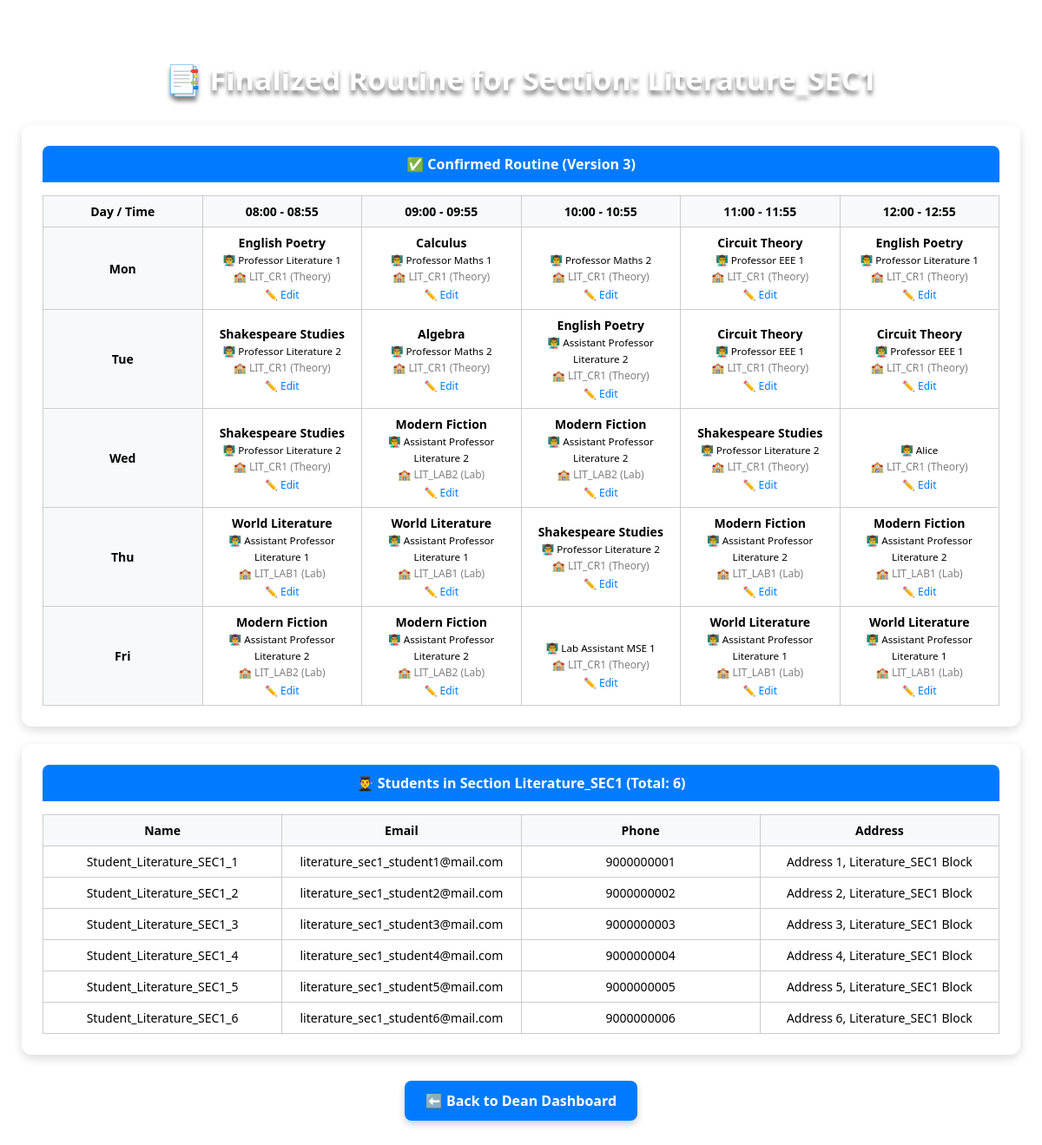
Screenshot of /show_routine/1/1 with the database file from the repository.
### application/models.py (models this page shows, shortened)
class Section(db.Model):
    __tablename__ = 'section'
    id = db.Column(db.Integer, primary_key=True, autoincrement=True)
    name = db.Column(db.String(10), nullable=False)
    department_id = db.Column(db.Integer, db.ForeignKey('department.id', ondelete="CASCADE"), nullable=False)
    selected_routine = db.Column(db.String(10), nullable=True)
    batch_id = db.Column(db.Integer, db.ForeignKey('batch.id', ondelete="CASCADE"), nullable=True)
    students = db.relationship('Student', backref='section', cascade="all, delete-orphan", passive_deletes=True)
    routines = db.relationship('Routine', backref='section', cascade="all, delete-orphan", passive_deletes=True)
    __table_args__ = (
        db.UniqueConstraint('name', 'department_id', name='uq_section_department'),
    )

class Routine(db.Model):
    __tablename__ = 'routine'
    id = db.Column(db.Integer, primary_key=True, autoincrement=True)
    section_id = db.Column(db.Integer, db.ForeignKey('section.id'), nullable=False)
    version = db.Column(db.Integer, nullable=False, default=1)
    finalized = db.Column(db.Boolean, default=False)
    slots = db.relationship('RoutineSlot', back_populates='routine', cascade="all, delete-orphan")

class Subject(db.Model):
    __tablename__ = 'subject'
    id = db.Column(db.Integer, primary_key=True, autoincrement=True)
    name = db.Column(db.String(100), nullable=False)
    distribution_type = db.Column(db.String(20), default="mixed")
    department_id = db.Column(db.Integer, db.ForeignKey('department.id'), nullable=False)
    credits = db.Column(db.Integer, nullable=False, default=3)   # credit system
    theory_hours = db.Column(db.Integer, nullable=False, default=0)  # derived from credits
    lab_hours = db.Column(db.Integer, nullable=False, default=0)     # derived from credits
    weekly_classes = db.Column(db.Integer, nullable=False, default=3)  # total slots
    routine_slots = db.relationship('RoutineSlot', back_populates='subject')
    teacher_assocs = db.relationship("TeacherSubject", back_populates="subject", cascade="all, delete-orphan")
    teachers = association_proxy("teacher_assocs", "teacher")

class User(db.Model):
    __tablename__='user'
    id = db.Column(db.Integer, primary_key=True, autoincrement=True)
    name = db.Column(db.String(100), nullable=False)
    email = db.Column(db.String(100), unique=True, nullable=False)
    password = db.Column(db.String(255), nullable=False)
    phone = db.Column(db.String(15), unique=True, nullable=False)
    address = db.Column(db.String(255))
    student = db.relationship("Student", back_populates="user", uselist=False, cascade="all, delete-orphan")
    teacher = db.relationship("Teacher", back_populates="user", uselist=False, cascade="all, delete-orphan")
    roles= db.relationship('UserRole', back_populates='user', cascade='all, delete-orphan')

class ClassRoom(db.Model):
    __tablename__ = 'classroom'
    id = db.Column(db.Integer, primary_key=True)
    name = db.Column(db.String(100), nullable=False, unique=True)
    capacity = db.Column(db.Integer, nullable=False, default=30)
    is_lab = db.Column(db.Boolean, default=False, nullable=False)
    department_id = db.Column(db.Integer, db.ForeignKey('department.id'), nullable=False)
    batches = db.relationship('Batch', backref='classroom', cascade="all, delete-orphan", passive_deletes=True)
    students = db.relationship('Student', backref='classroom', cascade="all, delete-orphan", passive_deletes=True)
    teachers = db.relationship('Teacher', backref='classroom', cascade="all, delete-orphan", passive_deletes=True)

class Student(db.Model):
    __tablename__ = 'student'
    id = db.Column(db.Integer, primary_key=True, autoincrement=True)
    uid = db.Column(db.Integer, db.ForeignKey('user.id'), nullable=False)
    department_id = db.Column(db.Integer, db.ForeignKey('department.id'), nullable=False)
    section_id = db.Column(db.Integer, db.ForeignKey('section.id'), nullable=False)
    classroom_id = db.Column(db.Integer, db.ForeignKey('classroom.id'), nullable=False)
    user = db.relationship(
        "User",
        back_populates="student"
    )
    batch_id = db.Column(db.Integer, db.ForeignKey('batch.id'))
    batch = db.relationship('Batch', backref='students')
    extra_subjects_assoc = db.relationship(
        "StudentExtraSubject",
        back_populates="student",
        cascade="all, delete-orphan"
    )
    extra_subjects = association_proxy(
        'extra_subjects_assoc',
        'extra_subject'
    )

### app.py (the view, shortened to what this page needs)
@app.route("/show_routine/<int:section_id>/<int:batch_id>")
def show_routine(section_id, batch_id):
    section = Section.query.get_or_404(section_id)
    routine = Routine.query.filter_by(section_id=section.id, finalized=True).first()
    dean_role = Role.query.filter_by(name="Dean").first()
    dean = (
        Teacher.query.join(User, User.id == Teacher.uid)
        .join(UserRole, UserRole.uid == User.id)
        .filter(UserRole.rid == dean_role.id)
        .first()
    )
    students = Student.query.filter_by(section_id=section.id, batch_id=batch_id).all()
    return render_template(
        "show_routine.html",
        section=section,
        routine=routine,
        dean=dean,
        students=students
    )

### templates/show_routine.html (shortened to what this page needs)
<!DOCTYPE html>
<html lang="en">
<head>
</head>
<body>
    <h2>📑 Finalized Routine for Section: {{ section.name }}</h2>
    {% set days = ['Mon','Tue','Wed','Thu','Fri'] %}
    {% if section.batch and section.batch.name.lower() == "morning" %}
        {% set periods = [
            "08:00 - 08:55",
            "09:00 - 09:55",
            "10:00 - 10:55",
            "11:00 - 11:55",
            "12:00 - 12:55"
        ] %}
    {% else %}
        {% set periods = [
            "14:00 - 14:55",
            "15:00 - 15:55",
            "16:00 - 16:55",
            "17:00 - 17:55",
            "18:00 - 18:55"
        ] %}
    {% endif %}
    {% if routine %}
    <div class="card">
        <div class="card-header">
            ✅ Confirmed Routine (Version {{ routine.version }})
        </div>
        <div class="card-body">
            <div class="table-responsive">
                <table>
                    <thead>
                        <tr>
                            <th>Day / Time</th>
                            {% for p in periods %}
                                <th>{{ p }}</th>
                            {% endfor %}
                        </tr>
                    </thead>
                    <tbody>
                        {% for d in days %}
                        <tr>
                            <th>{{ d }}</th>
                            {% for pnum in range(1, periods|length + 1) %}
                                {% set slot = routine.slots
                                                | selectattr("day", "equalto", d)
                                                | selectattr("period", "equalto", pnum)
                                                | first %}
                                {% if slot %}
                                    {% if "Lunch" in periods[pnum-1] %}
                                        <td class="lunch">🍴 Lunch Break</td>
                                    {% elif "Games" in periods[pnum-1] or "Dinner" in periods[pnum-1] %}
                                        <td class="games">🏏 {{ periods[pnum-1].split("(")[-1].replace(")","") }}</td>
                                    {% else %}
                                        <td>
                                            <strong>{{ slot.subject.name }}</strong><br>
                                            {% if slot.teacher %}
                                                <small>👨‍🏫 {{ slot.teacher.user.name }}</small><br>
                                            {% endif %}
                                            {% if slot.classroom %}
                                                <span style="font-size: 12px; color: gray;">
                                                    🏫 {{ slot.classroom.name }}
                                                    {% if slot.classroom.is_lab %}
                                                        (Lab)
                                                    {% else %}
                                                        (Theory)
                                                    {% endif %}
                                                </span><br>
                                            {% endif %}
                                            <a href="{{ url_for('edit_routine_slot', slot_id=slot.id) }}" class="edit-link">✏️ Edit</a>
                                        </td>
                                    {% endif %}
                                {% else %}
                                    <td></td>
                                {% endif %}
                            {% endfor %}
                        </tr>
                        {% endfor %}
                    </tbody>
                </table>
            </div>
        </div>
    </div>
    {% endif %}
    {% if students %}
    <div class="card">
        <div class="card-header">
            👨‍🎓 Students in Section {{ section.name }} (Total: {{ students|length }})
        </div>
        <div class="card-body">
            <div class="table-responsive">
                <table>
                    <thead>
                        <tr>
                            <th>Name</th>
                            <th>Email</th>
                            <th>Phone</th>
                            <th>Address</th>
                        </tr>
                    </thead>
                    <tbody>
                        {% for student in students %}
                        <tr>
                            <td>{{ student.user.name }}</td>
                            <td>{{ student.user.email }}</td>
                            <td>{{ student.user.phone }}</td>
                            <td>{{ student.user.address }}</td>
                        </tr>
                        {% endfor %}
                    </tbody>
                </table>
            </div>
        </div>
    </div>
    {% endif %}
    <a href="/deandashboard/{{ dean.id }}" class="back-btn">⬅️ Back to Dean Dashboard</a>
</body>
</html>

### templates/show_routine.html (style rules this page uses)
body { font-family: 'Segoe UI', Tahoma, Geneva, Verdana, sans-serif; background: url("/static/pic.jpeg") no-repeat center center/cover; margin: 0; padding: 40px 20px; }
h2 { color: #fff; font-size: 34px; margin-bottom: 30px; text-shadow: 0 5px 5px rgba(0,0,0,0.5); text-align: center; }
.card { background: rgba(255, 255, 255, 0.95); border-radius: 12px; padding: 24px; margin: 20px auto; width: 95%; max-width: 1300px; box-shadow: 0 4px 12px rgba(0,0,0,0.15); }
.card-header { font-weight: bold; color: #fff; background: #007BFF; padding: 10px; border-radius: 8px 8px 0 0; text-align: center; }
table { width: 100%; border-collapse: collapse; margin-top: 15px; table-layout: fixed; }
th, td { border: 1px solid #ccc; padding: 8px; text-align: center; font-size: 14px; word-wrap: break-word; }
th { background: #f8f9fa; }
.back-btn { display: block; width: fit-content; margin: 30px auto; padding: 12px 24px; background: #007BFF; color: white; text-decoration: none; font-weight: bold; border-radius: 8px; box-shadow: 0 4px 8px rgba(0,0,0,0.2); transition: background 0.3s ease, transform 0.2s ease; }
.edit-link { font-size: 12px; color: #007BFF; text-decoration: none; display: inline-block; margin-top: 4px; }

### rows the page displays
Section: name "Literature_SEC1"
Routine: version "3"
Subject: subject.name "English Poetry" "English Poetry" "English Poetry"
User: teacher.user.name "Professor Literature 1" "Professor Literature 1"
ClassRoom: classroom.name "LIT_CR1" "LIT_CR1" "LIT_CR1" "LIT_CR1" "LIT_CR1" "LIT_CR1" "LIT_CR1" "LIT_CR1" "LIT_CR1" "LIT_CR1" "LIT_CR1" "LIT_CR1" "LIT_CR1" "LIT_CR1" "LIT_CR1"
Subject: subject.name "Calculus"
User: teacher.user.name "Professor Maths 1"
User: teacher.user.name "Professor Maths 2" "Professor Maths 2"
Subject: subject.name "Circuit Theory" "Circuit Theory" "Circuit Theory"
User: teacher.user.name "Professor EEE 1" "Professor EEE 1" "Professor EEE 1"
Subject: subject.name "Shakespeare Studies" "Shakespeare Studies" "Shakespeare Studies" "Shakespeare Studies"
User: teacher.user.name "Professor Literature 2" "Professor Literature 2" "Professor Literature 2" "Professor Literature 2"
Subject: subject.name "Algebra"
User: teacher.user.name "Assistant Professor Literature 2" "Assistant Professor Literature 2" "Assistant Professor Literature 2" "Assistant Professor Literature 2" "Assistant Professor Literature 2" "Assistant Professor Literature 2" "Assistant Professor Literature 2"
Subject: subject.name "Modern Fiction" "Modern Fiction" "Modern Fiction" "Modern Fiction" "Modern Fiction" "Modern Fiction"
ClassRoom: classroom.name "LIT_LAB2" "LIT_LAB2" "LIT_LAB2" "LIT_LAB2"
User: teacher.user.name "Alice"
Subject: subject.name "World Literature" "World Literature" "World Literature" "World Literature"
User: teacher.user.name "Assistant Professor Literature 1" "Assistant Professor Literature 1" "Assistant Professor Literature 1" "Assistant Professor Literature 1"
ClassRoom: classroom.name "LIT_LAB1" "LIT_LAB1" "LIT_LAB1" "LIT_LAB1" "LIT_LAB1" "LIT_LAB1"
User: teacher.user.name "Lab Assistant MSE 1"
Student: user.name "Student_Literature_SEC1_1", user.email "literature_sec1_student1@mail.com", user.phone "9000000001", user.address "Address 1, Literature_SEC1 Block"
Student: user.name "Student_Literature_SEC1_2", user.email "literature_sec1_student2@mail.com", user.phone "9000000002", user.address "Address 2, Literature_SEC1 Block"
Student: user.name "Student_Literature_SEC1_3", user.email "literature_sec1_student3@mail.com", user.phone "9000000003", user.address "Address 3, Literature_SEC1 Block"
Student: user.name "Student_Literature_SEC1_4", user.email "literature_sec1_student4@mail.com", user.phone "9000000004", user.address "Address 4, Literature_SEC1 Block"
Student: user.name "Student_Literature_SEC1_5", user.email "literature_sec1_student5@mail.com", user.phone "9000000005", user.address "Address 5, Literature_SEC1 Block"
Student: user.name "Student_Literature_SEC1_6", user.email "literature_sec1_student6@mail.com", user.phone "9000000006", user.address "Address 6, Literature_SEC1 Block"

### other values shown
{{ p }} "08:00 - 08:55" "09:00 - 09:55" "10:00 - 10:55" "11:00 - 11:55" "12:00 - 12:55"
{{ d }} "Mon" "Tue" "Wed" "Thu" "Fri"
{{ students|length }} "6"
